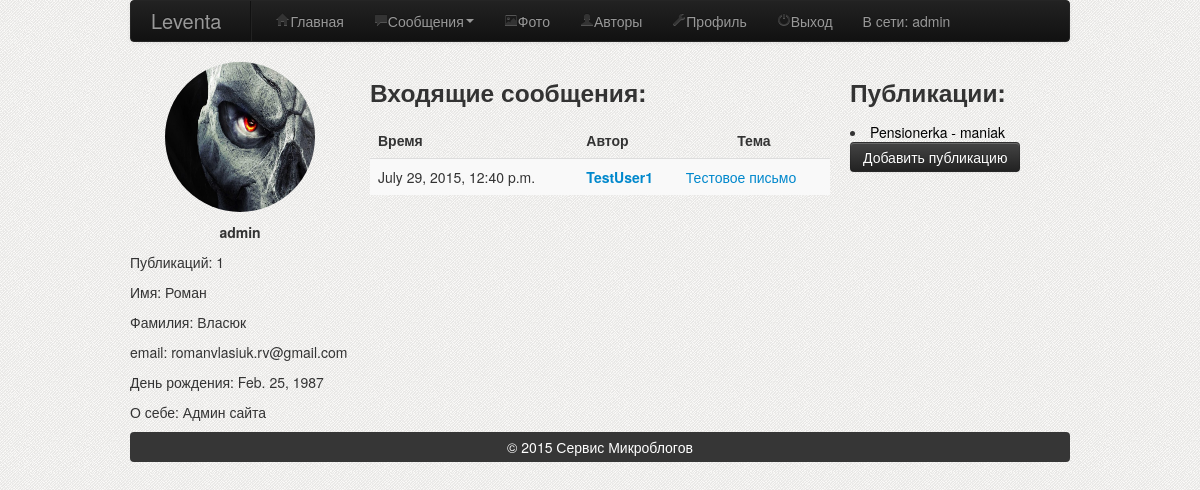
The app's page /messages/inbox/ (signed in) with its own data.
### accounts/models.py (models this page shows, shortened)
class UserProfile(models.Model):
    user = models.OneToOneField(User)
    birthday = models.DateField(blank=True, null=True)
    about = models.TextField(blank=True)
    photo = models.ImageField(blank=True)

### message_system/models.py (models this page shows, shortened)
class Message(models.Model):
    user1 = models.ForeignKey(User, related_name='author')
    user2 = models.ForeignKey(User, related_name='reciever')
    title = models.CharField(max_length=50)
    text = models.TextField()
    time = models.DateTimeField()

### main/models.py (models this page shows, shortened)
class Publication(models.Model):
    owner = models.ForeignKey(User)
    article = models.CharField(max_length=100, blank=True)
    text = models.TextField(blank=True)

### message_system/views.py (the view)
# urls.py: url(r'/inbox/$', 'message_system.views.inbox'),
def inbox(request):
    user = request.user
    messages = user.get_messages
    return render(request, 'show_inbox_messages.html', content_creator(request, user, messages=messages))

### message_system/views.py (called while the page is built)
def content_creator(request, user, **kwargs):
    user = user
    content = {'user': user,
               'profile': user.profile,
               'publications': user.publications,
               'amount': user.pub_amount,
               'root' : request.user,
               }
    if 'form' in kwargs:
        content['form'] = kwargs['form']
    if 'messages' in kwargs:
        content['messages'] = kwargs['messages']
    if 'message' in kwargs:
        content['message'] = kwargs['message']
    if 'show_button' in kwargs:
        content['show_button'] = kwargs['show_button']
    return content

### accounts/templates/show_inbox_messages.html (shortened to what this page needs)
{% extends "base.html" %}
{% block content %}
<div class="span6" >
    <h3>Входящие сообщения:</h3>
    <table class="table table-hover table-striped">
        <thead>
            <tr>
                <th><left>Время</left></th>
                <th><left>Автор</left></th>
                <th><center>Тема</center></th>
            </tr>
        </thead>
        <tbody>
            {%for message in messages %}
                <tr>
                    <td>{{ message.time }}</td>
                    <td><strong><a href="/main/author/?id={{ message.user1.id }}">{{ message.user1 }}</a></strong></td>
                    <td><a href="/messages/message/?id={{ message.id }}&button=1">{{ message.title }}</a></td>
                </tr>
            {% endfor %}
        </tbody>
    </table>
</div>
{% endblock %}

### accounts/templates/base.html (shortened to what this page needs)
<!DOCTYPE html>
<html>
	<head>
		<link rel="stylesheet" href="/static/css/bootstrap.min.css">
		<link rel="stylesheet" href="/static/css/stylesheet.css">
	</head>
	<body>
		<div class="container">
			<div class="navbar navbar-inverse">
				<nav class="navbar-inner">
					<a class="brand" href="/main/">Leventa</a>
					<ul class="nav">
						<li class="divider-vertical"></li>
						<li><a href="/main/"><i class="icon-home"></i>Главная</a></li>
						<li class="dropdown">
                            <a href="#" class="dropdown-toggle" data-toggle="dropdown"><i class="icon-comment" ></i>Сообщения<b class="caret"></b></a>
                        </li>
						<li><a href="/main/photo/"><i class="icon-picture"></i>Фото</a></li>
						<li><a href="/main/authors/"><i class="icon-user"></i>Авторы</a></li>
						<li><a href="/accounts/edit_profile/"><i class="icon-wrench"></i>Профиль</a></li>
						<li><a href="/accounts/logout/"><i class="icon-off"></i>Выход</a></li>
						<li><a href="#">В сети: {{ user.username }}</a></li>
					</ul>
				</nav>
			</div>
			<div class="row">
				<div class="span3">
					<center><img src="{{ profile.photo.url }}"/></center>
					<p><strong><center>{{ user.username }}</center></strong></p>
					<p>Публикаций:    {{ amount }}   </p>
					<p>Имя:           {{ user.first_name  }}</p>
					<p>Фамилия:       {{ user.last_name  }}</p>
					<p>email:         {{ user.email  }}</p>
					<p>День рождения: {{ user.profile.birthday  }}</p>
					<p>О себе:        {{ user.profile.about  }}</p>
				</div>
				{% block content %}
				{% endblock %}
				<div class="span3">
					<h3>Публикации:</h3>
					{% for publication in publications %}
					<li><a class="Pub" href="/main/open/?id={{ publication.id }}">{{ publication.article }}</a></li>
					{% endfor %}
					{% if user == root %}
					<a href="/main/add_pub/"><button class="btn btn-inverse">Добавить публикацию</button></a>
					{% endif %}
				</div>
			</div>
			<div class="row" >
				<div class="span12" >
					<div id="footer">
					&copy; 2015 Сервис Микроблогов
					</div>
				</div>
			</div>
		</div>
	</body>
</html>

### mynetwork/static/css/stylesheet.css (style rules this page uses)
img { height: 150px; width: 150px; border-radius: 100%; }
.Pub { color: black; text-decoration; none; }
#footer { background-color: #363636; background-repeat: repeat-x; border-color: #252525; color: white; padding:5px; text-align: center; border-radius:4px; }
body { background: url(/static/img/fon.png); }

### records on screen
UserProfile: photo (picture)
Message: time "July 29, 2015, 12:40 p.m.", user1 "TestUser1", title "Тестовое письмо"
Publication: article "Pensionerka - maniak"

### other values on screen
{{ user.username }} "admin"
{{ amount }} "1"
{{ user.first_name }} "Роман"
{{ user.last_name }} "Власюк"
{{ user.email }} "romanvlasiuk.rv@gmail.com"
{{ user.profile.birthday }} "Feb. 25, 1987"
{{ user.profile.about }} "Админ сайта"
